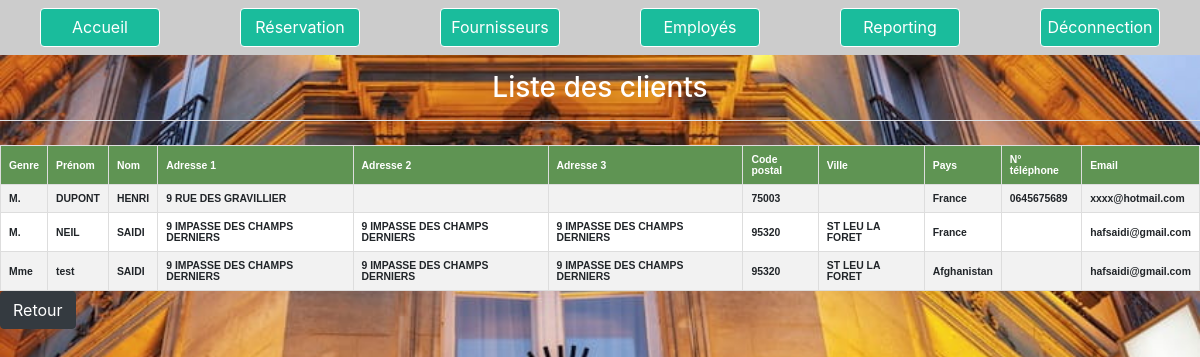
Page /reporting_result.php?id_rep=1 (signed in) on the committed database.
### tables this page shows
CREATE TABLE `neil_customer` (
  `cust_id` int(11) NOT NULL,
  `cust_gender_id` int(11) NOT NULL,
  `cust_first_name` varchar(20) NOT NULL,
  `cust_last_name` varchar(20) NOT NULL,
  `cust_address1` varchar(40) NOT NULL,
  `cust_address2` varchar(40) DEFAULT NULL,
  `cust_address3` varchar(40) DEFAULT NULL,
  `cust_zipcode` varchar(20) NOT NULL,
  `cust_city_name` varchar(20) NOT NULL,
  `cust_country_id` int(11) NOT NULL,
  `cust_phone_num` varchar(20) NOT NULL,
  `cust_email` varchar(30) DEFAULT NULL
);

CREATE TABLE `neil_gender` (
  `gender_id` int(11) NOT NULL,
  `gender_name` varchar(20) NOT NULL
);

CREATE TABLE `neil_country` (
  `country_id` int(11) NOT NULL,
  `iso` char(2) NOT NULL,
  `name_country` varchar(80) NOT NULL,
  `phonecode` int(5) NOT NULL
);

### reporting_result.php (the view, shortened to what this page needs)
<html>
    <head>
        <link href="css/style.css" rel="stylesheet">
        <link rel="stylesheet" href="https://cdn.jsdelivr.net/npm/bootstrap@4.6.2/dist/css/bootstrap.min.css">
    </head>
    <body>
        <ul class="menu">
            <li><a href="index.php">Accueil</a></li>
            <li><a href="clientreservation.php">Réservation</a></li>
            <li><a href="fournisseurs.php">Fournisseurs</a></li>
            <li><a href="employes.php">Employés</a></li>
            <li><a href="reporting.php">Reporting</a></li>
            <li><a href="logout.php">Déconnection</a></li>
        </ul>
        <div class="outer-div">
        <?php
            $id_rapport = $_GET['id_rep'];
            switch($id_rapport) {
                case 1:
        ?>
       	<h3 class="border-bottom center pb-3 mb-4" style="text-align: center; color:white;">Liste des clients</h3>
		    <table>
        				<th scope="col">Genre</th>
        				<th scope="col">Prénom</th>
        				<th scope="col">Nom</th>
        				<th scope="col">Adresse 1</th>
        				<th scope="col">Adresse 2</th>
        				<th scope="col">Adresse 3</th>
        				<th scope="col">Code postal</th>
        				<th scope="col">Ville</th>
        				<th scope="col">Pays</th>
        				<th scope="col">N° téléphone</th>
        				<th scope="col">Email</th>
                    <?php
                        include_once "./config.php";
                        $query = $pdo->query("
                        SELECT gender_name,
                        cust_first_name,
                        cust_last_name,
                        cust_address1,
                        cust_address2,
                        cust_address3,
                        cust_zipcode,
                        cust_city_name,
                        name_country,
                        cust_phone_num,
                        cust_email
                        FROM neil_customer
                        INNER JOIN neil_gender ON neil_customer.cust_gender_id = neil_gender.gender_id
                        INNER JOIN neil_country ON neil_customer.cust_country_id = neil_country.country_id");
                        while ($row = $query->fetch(PDO::FETCH_ASSOC)) {
                    ?>
    			    <tr>
        				<td><?=$row["gender_name"] ?></td>
        				<td><?=$row["cust_first_name"] ?></td>
        				<td><?=$row["cust_last_name"] ?></td>
        				<td><?=$row["cust_address1"] ?></td>
        				<td><?=$row["cust_address2"] ?></td>
        				<td><?=$row["cust_address3"] ?></td>
        				<td><?=$row["cust_zipcode"] ?></td>
        				<td><?=$row["cust_city_name"] ?></td>
        				<td><?=$row["name_country"] ?></td>
        				<td><?=$row["cust_phone_num"] ?></td>
        				<td><?=$row["cust_email"] ?></td>
    			    </tr>
    			    <?php
    				    }
    			    ?>
            </table>
            <?php
                    break;
            ?>
            <?php
                }
            ?>
            <button type="button" class="btn btn-dark mb-2" onclick="history.back();">Retour</button>
        </div>
    </body>
</html>

### css/style.css (style rules this page uses)
html, body { height: 100%; width: 100%; margin: 0; padding: 0; }
body { background-image: url('../images/hotel.jpg'); background-repeat: no-repeat; background-size: 100%; font-family: Verdana, "Times New Roman", sans-serif; }
.menu { display: flex; padding:0; background-color: #ccc; justify-content: space-around; }
.menu li { list-style-type: none ; }
.menu a { display:block; min-width: 120px; margin: 0.5rem; padding: 0.4rem 0; text-align: center; background-color: #1ABC9C; color: #fff; text-decoration: none; border: 1px solid #fff; border-radius: 4px; transition: all 1s ; }
table { border-collapse: collapse; background-color: white; width: 100%; }
th { background-color: #5F9453; color: white; text-align: center; font-size: 80%; padding: 8px; border: 1px solid #ddd; }
tr { font-family: Arial, sans-serif; font-size: 13px; }
tr:nth-child(even) { background-color: #f2f2f2; }
td { text-align: left; font-size: 80%; font-weight:600; padding: 8px; border: 1px solid #ddd; }

### rows in the picture
neil_customer: neil_gender.gender_name "M.", cust_first_name "DUPONT", cust_last_name "HENRI", cust_address1 "9 RUE DES GRAVILLIER", cust_zipcode "75003", neil_country.name_country "France", cust_phone_num "0645675689", cust_email "xxxx@hotmail.com"
neil_customer: neil_gender.gender_name "M.", cust_first_name "NEIL", cust_last_name "SAIDI", cust_address1 "9 IMPASSE DES CHAMPS DERNIERS", cust_address2 "9 IMPASSE DES CHAMPS DERNIERS", cust_address3 "9 IMPASSE DES CHAMPS DERNIERS", cust_zipcode "95320", cust_city_name "ST LEU LA FORET", neil_country.name_country "France", cust_email "hafsaidi@gmail.com"
neil_customer: neil_gender.gender_name "Mme", cust_first_name "test", cust_last_name "SAIDI", cust_address1 "9 IMPASSE DES CHAMPS DERNIERS", cust_address2 "9 IMPASSE DES CHAMPS DERNIERS", cust_address3 "9 IMPASSE DES CHAMPS DERNIERS", cust_zipcode "95320", cust_city_name "ST LEU LA FORET", neil_country.name_country "Afghanistan", cust_email "hafsaidi@gmail.com"
